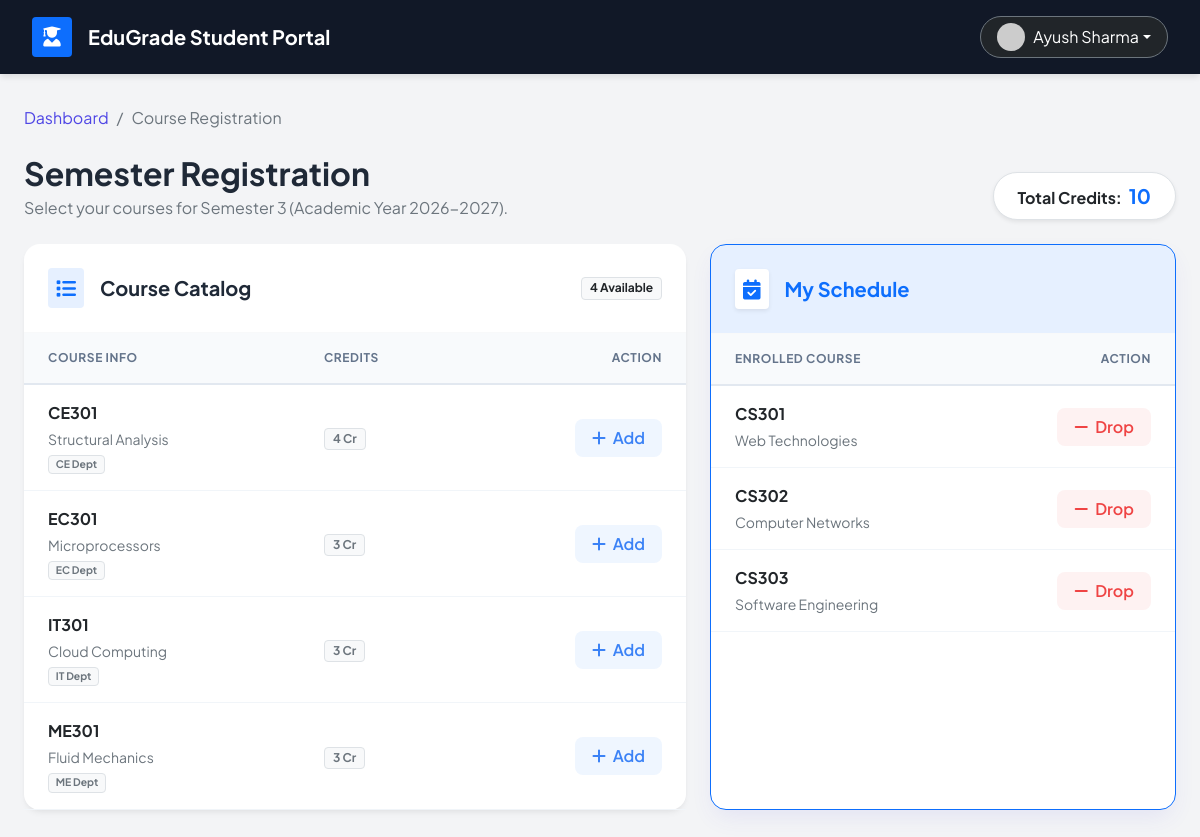
The app's page /register_courses.php (signed in) with its own data.
### tables this page shows
CREATE TABLE `students` (
  `id` int(11) NOT NULL,
  `user_id` int(11) NOT NULL,
  `roll_number` varchar(20) NOT NULL,
  `department` varchar(100) DEFAULT NULL,
  `current_semester` int(11) DEFAULT 1,
  `admission_year` year(4) DEFAULT NULL
);

CREATE TABLE `courses` (
  `id` int(11) NOT NULL,
  `course_code` varchar(20) NOT NULL,
  `course_name` varchar(100) NOT NULL,
  `credits` int(11) NOT NULL,
  `department` varchar(100) DEFAULT NULL,
  `semester` int(11) DEFAULT NULL
);

CREATE TABLE `enrollments` (
  `id` int(11) NOT NULL,
  `student_id` int(11) NOT NULL,
  `course_id` int(11) NOT NULL,
  `academic_year` varchar(20) DEFAULT NULL,
  `semester` int(11) DEFAULT NULL
);

### register_courses.php (the view, shortened to what this page needs)
<?php
require_once 'config.php';
$user_id = $_SESSION['user_id'];
$stmt = $pdo->prepare("SELECT * FROM students WHERE user_id = ?");
$stmt->execute([$user_id]);
$student = $stmt->fetch();
$academic_year = date('Y') . '-' . (date('Y')+1);
$enrolled_stmt = $pdo->prepare("SELECT e.id as enrollment_id, c.* FROM enrollments e JOIN courses c ON e.course_id = c.id WHERE e.student_id = ? AND e.semester = ?");
$enrolled_stmt->execute([$student['id'], $student['current_semester']]);
$my_courses = $enrolled_stmt->fetchAll();
$enrolled_course_ids = array_column($my_courses, 'id');
$avail_stmt = $pdo->prepare("SELECT * FROM courses WHERE semester = ? ORDER BY department, course_code");
$avail_stmt->execute([$student['current_semester']]);
$all_avail = $avail_stmt->fetchAll();
$available_courses = array_filter($all_avail, function($c) use ($enrolled_course_ids) {
    return !in_array($c['id'], $enrolled_course_ids);
});
$total_credits = array_sum(array_column($my_courses, 'credits'));
?>
<!DOCTYPE html>
<html lang="en">
<head>
    <link href="https://cdn.jsdelivr.net/npm/bootstrap@5.1.3/dist/css/bootstrap.min.css" rel="stylesheet">
    <link rel="stylesheet" href="https://cdnjs.cloudflare.com/ajax/libs/font-awesome/6.0.0/css/all.min.css">
</head>
<body>
    <nav class="top-navbar d-flex justify-content-between align-items-center mb-4">
        <div class="d-flex align-items-center">
            <div class="bg-primary text-white rounded p-2 me-3 d-flex align-items-center justify-content-center" style="width: 40px; height: 40px;">
                <i class="fas fa-user-graduate fs-5"></i>
            </div>
            <h5 class="mb-0 fw-bold">EduGrade Student Portal</h5>
        </div>
        <div>
            <div class="dropdown">
                <button class="btn btn-dark border-secondary dropdown-toggle d-flex align-items-center rounded-pill px-3" type="button" id="userMenu" data-bs-toggle="dropdown">
                    <img src="https://ui-avatars.com/api/?name=<?php echo urlencode($_SESSION['full_name']); ?>&background=4f46e5&color=fff" class="rounded-circle me-2" width="28" height="28">
                    <span class="fw-semibold"><?php echo htmlspecialchars($_SESSION['full_name']); ?></span>
                </button>
            </div>
        </div>
    </nav>
    <div class="container-fluid px-4 py-2 pb-5">
        <nav aria-label="breadcrumb" class="mb-4">
            <ol class="breadcrumb">
                <li class="breadcrumb-item"><a href="student_dashboard.php" class="text-decoration-none fw-semibold" style="color: #4f46e5;">Dashboard</a></li>
                <li class="breadcrumb-item active" aria-current="page">Course Registration</li>
            </ol>
        </nav>
        <div class="d-flex justify-content-between align-items-end mb-4">
            <div>
                <h2 class="fw-bold mb-1">Semester Registration</h2>
                <p class="text-muted mb-0">Select your courses for Semester <?php echo $student['current_semester']; ?> (Academic Year <?php echo $academic_year; ?>).</p>
            </div>
            <div class="bg-white px-4 py-2 rounded-pill shadow-sm border">
                <span class="fw-bold text-dark">Total Credits: </span>
                <span class="fw-bold text-primary fs-5 ms-1"><?php echo $total_credits; ?></span>
            </div>
        </div>
        <div class="row g-4">
            <div class="col-xl-7 col-lg-6">
                <div class="card card-modern h-100">
                    <div class="p-4 border-bottom border-light d-flex justify-content-between align-items-center">
                        <div class="d-flex align-items-center">
                            <div class="bg-primary bg-opacity-10 text-primary rounded p-2 me-3">
                                <i class="fas fa-list fa-lg"></i>
                            </div>
                            <h5 class="fw-bold mb-0">Course Catalog</h5>
                        </div>
                        <span class="badge bg-light text-dark border"><?php echo count($available_courses); ?> Available</span>
                    </div>
                    <div class="table-responsive" style="max-height: 60vh; overflow-y: auto;">
                        <table class="table table-hover align-middle">
                            <thead>
                                <tr>
                                    <th class="ps-4">Course Info</th>
                                    <th>Credits</th>
                                    <th class="text-end pe-4">Action</th>
                                </tr>
                            </thead>
                            <tbody>
                                <?php foreach($available_courses as $c): ?>
                                <tr>
                                    <td class="ps-4">
                                        <div class="fw-bold text-dark mb-1"><?php echo htmlspecialchars($c['course_code']); ?></div>
                                        <div class="text-muted small"><?php echo htmlspecialchars($c['course_name']); ?></div>
                                        <?php if($c['department']): ?>
                                            <span class="badge bg-light text-secondary border mt-1" style="font-size: 0.65rem;"><?php echo htmlspecialchars($c['department']); ?> Dept</span>
                                        <?php endif; ?>
                                    </td>
                                    <td><span class="badge bg-light text-secondary border px-2 py-1"><?php echo $c['credits']; ?> Cr</span></td>
                                    <td class="text-end pe-4">
                                        <form method="POST">
                                            <button type="submit" name="enroll" class="btn btn-add"><i class="fas fa-plus me-1"></i> Add</button>
                                        </form>
                                    </td>
                                </tr>
                                <?php endforeach; ?>
                            </tbody>
                        </table>
                    </div>
                </div>
            </div>
            <div class="col-xl-5 col-lg-6">
                <div class="card card-modern h-100 border border-primary border-opacity-25" style="box-shadow: 0 10px 25px -5px rgba(79, 70, 229, 0.1);">
                    <div class="p-4 border-bottom border-light d-flex justify-content-between align-items-center bg-primary bg-opacity-10" style="border-radius: 16px 16px 0 0;">
                        <div class="d-flex align-items-center">
                            <div class="bg-white text-primary rounded p-2 me-3 shadow-sm">
                                <i class="fas fa-calendar-check fa-lg"></i>
                            </div>
                            <h5 class="fw-bold text-primary mb-0">My Schedule</h5>
                        </div>
                    </div>
                    <div class="table-responsive" style="max-height: 60vh; overflow-y: auto;">
                        <table class="table table-hover align-middle">
                            <thead>
                                <tr>
                                    <th class="ps-4">Enrolled Course</th>
                                    <th class="text-end pe-4">Action</th>
                                </tr>
                            </thead>
                            <tbody>
                                <?php foreach($my_courses as $c): ?>
                                <tr>
                                    <td class="ps-4">
                                        <div class="fw-bold text-dark mb-1"><?php echo htmlspecialchars($c['course_code']); ?></div>
                                        <div class="text-muted small"><?php echo htmlspecialchars($c['course_name']); ?></div>
                                    </td>
                                    <td class="text-end pe-4">
                                        <form method="POST" onsubmit="return confirm('Are you sure you want to drop <?php echo htmlspecialchars($c['course_code']); ?>?');">
                                            <button type="submit" name="unenroll" class="btn btn-drop"><i class="fas fa-minus me-1"></i> Drop</button>
                                        </form>
                                    </td>
                                </tr>
                                <?php endforeach; ?>
                            </tbody>
                        </table>
                    </div>
                </div>
            </div>
        </div>
    </div>
</body>
</html>

### register_courses.php (style rules this page uses)
body { font-family: 'Plus Jakarta Sans', sans-serif; background-color: #f3f4f6; color: #1f2937; overflow-x: hidden; }
.top-navbar { background-color: #111827; color: white; padding: 1rem 2rem; box-shadow: 0 4px 6px -1px rgba(0, 0, 0, 0.1); }
.card-modern { border-radius: 16px; border: none; box-shadow: 0 4px 6px -1px rgba(0, 0, 0, 0.05), 0 2px 4px -1px rgba(0, 0, 0, 0.03); background: #ffffff; }
.table { margin-bottom: 0; border-collapse: separate; border-spacing: 0; }
.table thead th { background-color: #f8fafc; color: #64748b; font-size: 0.75rem; font-weight: 700; text-transform: uppercase; letter-spacing: 0.05em; border-bottom: 2px solid #e2e8f0; padding: 1rem; position: sticky; top: 0; }
.table tbody td { padding: 1rem; vertical-align: middle; border-bottom: 1px solid #f1f5f9; color: #334155; }
.btn-add { background-color: #eff6ff; color: #3b82f6; border: 1px solid transparent; border-radius: 8px; font-weight: 600; padding: 0.4rem 1rem; transition: all 0.2s; }
.btn-drop { background-color: #fef2f2; color: #ef4444; border: 1px solid transparent; border-radius: 8px; font-weight: 600; padding: 0.4rem 1rem; transition: all 0.2s; }

### records on screen
students: current_semester "3"
courses: course_code "CE301", course_name "Structural Analysis", department "CE", credits "4"
courses: course_code "EC301", course_name "Microprocessors", department "EC", credits "3"
courses: course_code "IT301", course_name "Cloud Computing", department "IT", credits "3"
courses: course_code "ME301", course_name "Fluid Mechanics", department "ME", credits "3"
enrollments: course.course_code "CS301", course.course_name "Web Technologies"
enrollments: course.course_code "CS302", course.course_name "Computer Networks"
enrollments: course.course_code "CS303", course.course_name "Software Engineering"

### other values on screen
$_SESSION['full_name'] "Ayush Sharma"
$total_credits "10"
count($available_courses) "4"
